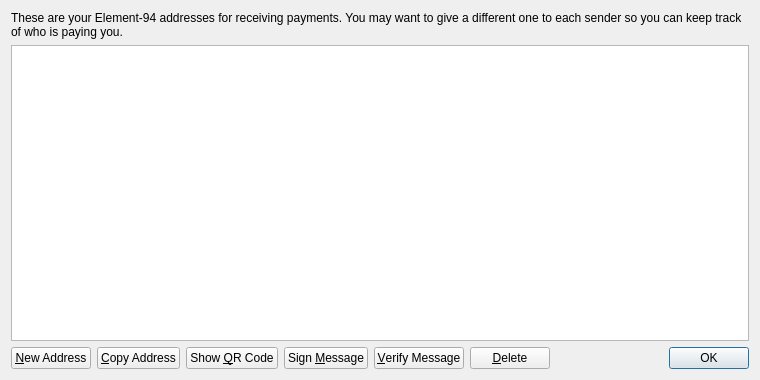
<?xml version="1.0" encoding="UTF-8"?>
<ui version="4.0">
 <class>AddressBookPage</class>
 <widget class="QWidget" name="AddressBookPage">
  <property name="geometry">
   <rect>
    <x>0</x>
    <y>0</y>
    <width>760</width>
    <height>380</height>
   </rect>
  </property>
  <property name="windowTitle">
   <string>Address Book</string>
  </property>
  <layout class="QVBoxLayout" name="verticalLayout">
   <item>
    <widget class="QLabel" name="labelExplanation">
     <property name="text">
      <string>These are your Element-94 addresses for receiving payments. You may want to give a different one to each sender so you can keep track of who is paying you.</string>
     </property>
     <property name="textFormat">
      <enum>Qt::PlainText</enum>
     </property>
     <property name="wordWrap">
      <bool>true</bool>
     </property>
    </widget>
   </item>
   <item>
    <widget class="QTableView" name="tableView">
     <property name="contextMenuPolicy">
      <enum>Qt::CustomContextMenu</enum>
     </property>
     <property name="toolTip">
      <string>Double-click to edit address or label</string>
     </property>
     <property name="tabKeyNavigation">
      <bool>false</bool>
     </property>
     <property name="alternatingRowColors">
      <bool>true</bool>
     </property>
     <property name="selectionMode">
      <enum>QAbstractItemView::SingleSelection</enum>
     </property>
     <property name="selectionBehavior">
      <enum>QAbstractItemView::SelectRows</enum>
     </property>
     <property name="sortingEnabled">
      <bool>true</bool>
     </property>
     <attribute name="verticalHeaderVisible">
      <bool>false</bool>
     </attribute>
    </widget>
   </item>
   <item>
    <layout class="QHBoxLayout" name="horizontalLayout">
     <item>
      <widget class="QPushButton" name="newAddressButton">
       <property name="toolTip">
        <string>Create a new address</string>
       </property>
       <property name="text">
        <string>&amp;New Address</string>
       </property>
       <property name="icon">
        <iconset resource="../bitcoin.qrc">
         <normaloff>:/icons/add</normaloff>:/icons/add</iconset>
       </property>
      </widget>
     </item>
     <item>
      <widget class="QPushButton" name="copyToClipboard">
       <property name="toolTip">
        <string>Copy the currently selected address to the system clipboard</string>
       </property>
       <property name="text">
        <string>&amp;Copy Address</string>
       </property>
       <property name="icon">
        <iconset resource="../bitcoin.qrc">
         <normaloff>:/icons/editcopy</normaloff>:/icons/editcopy</iconset>
       </property>
      </widget>
     </item>
     <item>
      <widget class="QPushButton" name="showQRCode">
       <property name="text">
        <string>Show &amp;QR Code</string>
       </property>
       <property name="icon">
        <iconset resource="../bitcoin.qrc">
         <normaloff>:/icons/qrcode</normaloff>:/icons/qrcode</iconset>
       </property>
      </widget>
     </item>
     <item>
      <widget class="QPushButton" name="signMessage">
       <property name="toolTip">
        <string>Sign a message to prove you own a Element-94 address</string>
       </property>
       <property name="text">
        <string>Sign &amp;Message</string>
       </property>
       <property name="icon">
        <iconset resource="../bitcoin.qrc">
         <normaloff>:/icons/edit</normaloff>:/icons/edit</iconset>
       </property>
      </widget>
     </item>
     <item>
      <widget class="QPushButton" name="verifyMessage">
       <property name="toolTip">
        <string>Verify a message to ensure it was signed with a specified Element-94 address</string>
       </property>
       <property name="text">
        <string>&amp;Verify Message</string>
       </property>
       <property name="icon">
        <iconset resource="../bitcoin.qrc">
         <normaloff>:/icons/transaction_0</normaloff>:/icons/transaction_0</iconset>
       </property>
      </widget>
     </item>
     <item>
      <widget class="QPushButton" name="deleteButton">
       <property name="toolTip">
        <string>Delete the currently selected address from the list</string>
       </property>
       <property name="text">
        <string>&amp;Delete</string>
       </property>
       <property name="icon">
        <iconset resource="../bitcoin.qrc">
         <normaloff>:/icons/remove</normaloff>:/icons/remove</iconset>
       </property>
      </widget>
     </item>
     <item>
      <spacer name="horizontalSpacer">
       <property name="orientation">
        <enum>Qt::Horizontal</enum>
       </property>
       <property name="sizeHint" stdset="0">
        <size>
         <width>40</width>
         <height>20</height>
        </size>
       </property>
      </spacer>
     </item>
     <item>
      <widget class="QDialogButtonBox" name="buttonBox">
       <property name="sizePolicy">
        <sizepolicy hsizetype="Maximum" vsizetype="Fixed">
         <horstretch>0</horstretch>
         <verstretch>0</verstretch>
        </sizepolicy>
       </property>
       <property name="standardButtons">
        <set>QDialogButtonBox::Ok</set>
       </property>
      </widget>
     </item>
    </layout>
   </item>
  </layout>
 </widget>
 <resources>
  <include location="../bitcoin.qrc"/>
 </resources>
 <connections/>
</ui>
